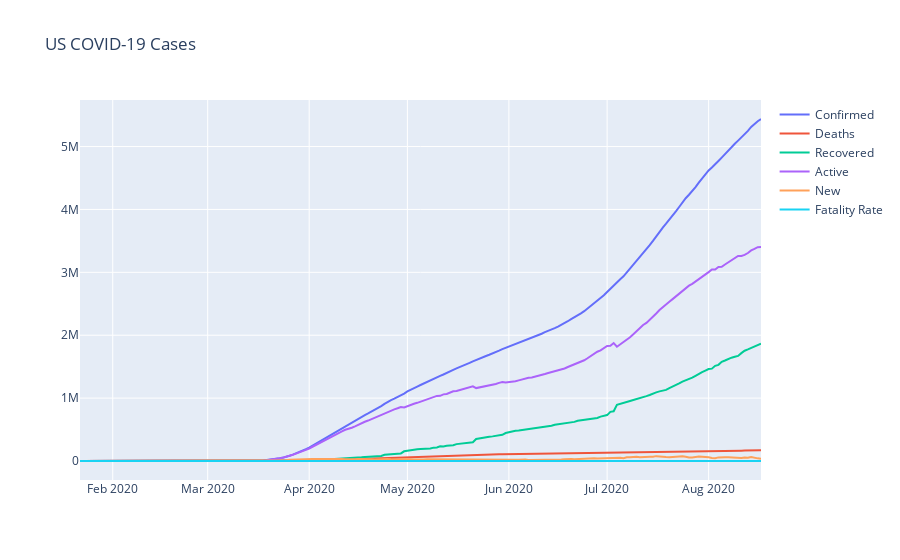

This figure's notebook cell:
### Code cell
fig = go.Figure()

fig.add_trace(go.Scatter(x=bydate_us.index, y=bydate_us['Confirmed'], mode='lines', name='Confirmed'))
fig.add_trace(go.Scatter(x=bydate_us.index, y=bydate_us['Deaths'], mode='lines', name='Deaths'))
fig.add_trace(go.Scatter(x=bydate_us.index, y=bydate_us['Recovered'], mode='lines', name='Recovered'))
fig.add_trace(go.Scatter(x=bydate_us.index, y=bydate_us['Active'], mode='lines', name='Active'))
fig.add_trace(go.Scatter(x=bydate_us.index, y=bydate_us['New'], mode='lines', name='New'))
fig.add_trace(go.Scatter(x=bydate_us.index, y=bydate_us['Fatality'], mode='lines', name='Fatality Rate'))

fig.update_layout(title='US COVID-19 Cases')
fig.show()

### Figure 1 — Plotly figure (JSON) as saved in the notebook; plotly's stock layout.template omitted (floating-point values rounded to 4 significant figures; data arrays with more than 128 entries replaced by an {"elided": "..."} marker saying what was removed)
{"data": [{"mode": "lines", "name": "Confirmed", "type": "scatter", "x": {"elided": "209 str values"}, "y": {"elided": "209 int values"}}, {"mode": "lines", "name": "Deaths", "type": "scatter", "x": {"elided": "209 str values"}, "y": {"elided": "209 int values"}}, {"mode": "lines", "name": "Recovered", "type": "scatter", "x": {"elided": "209 str values"}, "y": {"elided": "209 int values"}}, {"mode": "lines", "name": "Active", "type": "scatter", "x": {"elided": "209 str values"}, "y": {"elided": "209 int values"}}, {"mode": "lines", "name": "New", "type": "scatter", "x": {"elided": "209 str values"}, "y": {"elided": "209 int values"}}, {"mode": "lines", "name": "Fatality Rate", "type": "scatter", "x": {"elided": "209 str values"}, "y": {"elided": "209 float values"}}], "layout": {"title": {"text": "US COVID-19 Cases"}}}
